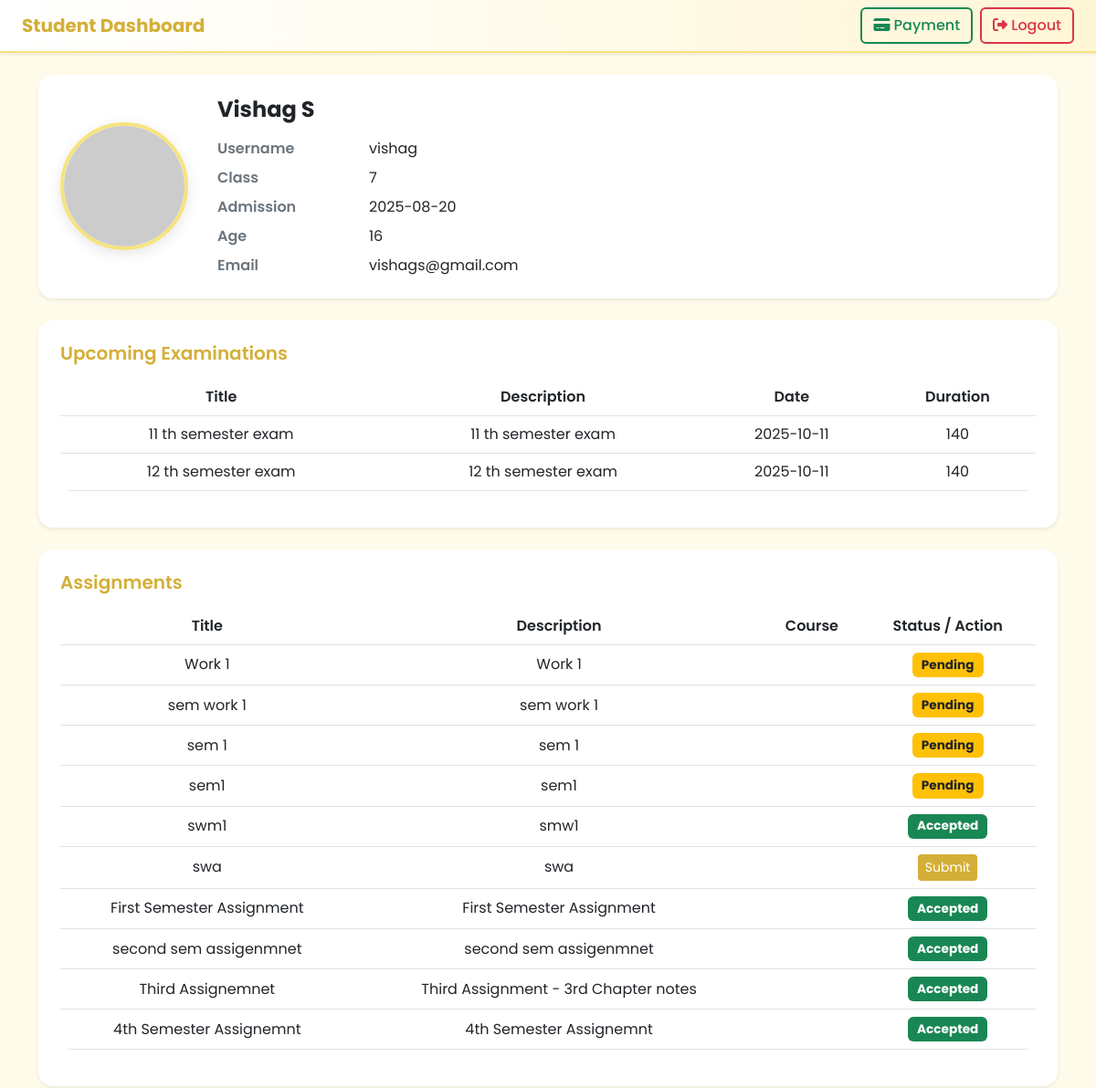
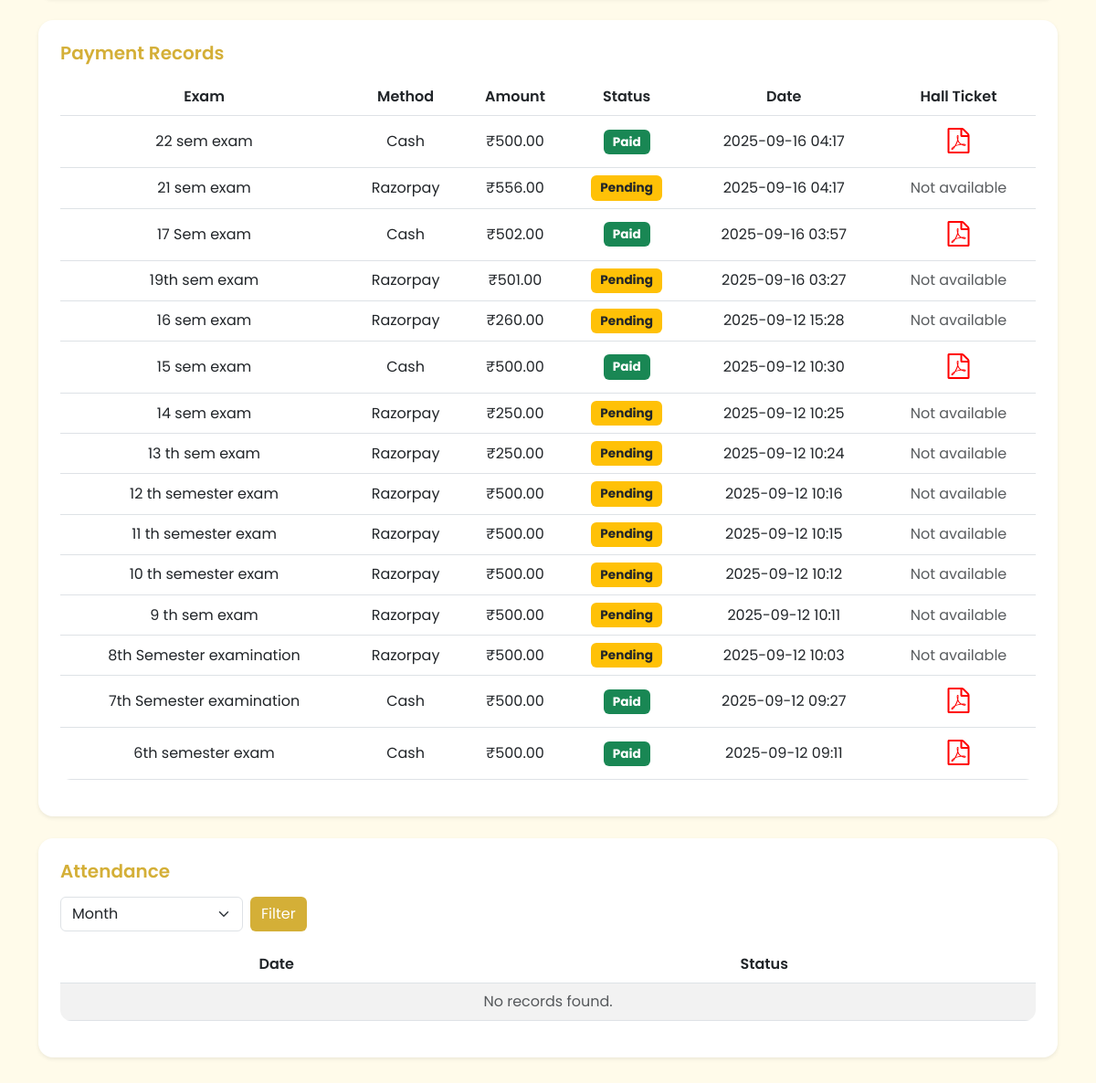
Screenshot of /students/profile/ (signed in) with the database file from the repository (2 pictures, top to bottom).
### myapp/models.py (models this page shows, shortened)
class StudentRegistration(models.Model):
    username = models.CharField(max_length=100)
    name = models.CharField(max_length=100, null=True)
    password = models.CharField(max_length=100)
    admission_date = models.DateField(default=timezone.now)
    age = models.IntegerField()
    email = models.EmailField()
    class_name = models.ForeignKey(Course, on_delete=models.CASCADE, related_name="students")

### cources/models.py (models this page shows)
class Course(models.Model):
    class_name = models.CharField(max_length=100)
    def __str__(self):
        return self.class_name

### Exam/models.py (models this page shows, shortened)
class Exam(models.Model):
    title = models.CharField(max_length=200)
    description = models.TextField()
    date = models.DateField()
    duration = models.IntegerField()

### works/models.py (models this page shows, shortened)
class Work(models.Model):
    teacher = models.ForeignKey(Teacher, on_delete=models.CASCADE, related_name="works" , null=True, blank=True)
    course = models.ForeignKey(Course, on_delete=models.CASCADE, related_name="works")
    title = models.CharField(max_length=255)
    description = models.TextField()
    work_file = models.FileField(upload_to="teacher_works/", null=True, blank=True)
    created_at = models.DateTimeField(default=timezone.now)

### payment/models.py (models this page shows, shortened)
class ExamPayment(models.Model):
    PAYMENT_METHODS = [
        ("cash", "Cash"),
        ("razorpay", "Razorpay"),
    ]
    STATUS_CHOICES = [
        ("pending", "Pending"),
        ("approved", "Approved"),   # For cash (admin approved)
        ("success", "Success"),     # For Razorpay
        ("failed", "Failed"),
    ]
    student = models.ForeignKey(StudentRegistration, on_delete=models.CASCADE)
    exam = models.ForeignKey(Exam, on_delete=models.CASCADE)
    method = models.CharField(max_length=10, choices=PAYMENT_METHODS)
    status = models.CharField(max_length=10, choices=STATUS_CHOICES, default="pending")
    razorpay_order_id = models.CharField(max_length=255, blank=True, null=True)
    razorpay_payment_id = models.CharField(max_length=255, blank=True, null=True)
    razorpay_signature = models.CharField(max_length=255, blank=True, null=True)
    amount = models.DecimalField(max_digits=10, decimal_places=2, default=500)
    created_at = models.DateTimeField(auto_now_add=True)
    updated_at = models.DateTimeField(auto_now=True)
    class Meta:
        unique_together = ("student", "exam")

### myapp/views.py (the view)
# urls.py: path('profile/', ProfileAPIView.as_view(), name='profile'),
class ProfileAPIView(APIView):
    template_name = "profile.html"
    def get(self, request):
        user_id = request.session.get('user_id')
        if not user_id:
            return render(request, self.template_name, {"error": "Unauthorized"})
        try:
            user = StudentRegistration.objects.get(id=user_id)
        except StudentRegistration.DoesNotExist:
            return render(request, self.template_name, {"error": "User not found"})
        exams = Exam.objects.all()
        today = now().date()
        recent_exams = Exam.objects.filter(date__gte=today).order_by("date")[:5]
        month = int(request.GET.get("month", today.month))
        year = int(request.GET.get("year", today.year))
        attendance_records = Attendance.objects.filter(
            student=user, date__year=year, date__month=month
        ).order_by("date")
        payments = ExamPayment.objects.filter(student=user).order_by("-created_at")
        works = Work.objects.filter(course=user.class_name)
        submissions = Submission.objects.filter(student=user)
        submission_map = {s.work.id: s for s in submissions}
        works_with_submissions = []
        for work in works:
            submission = submission_map.get(work.id)  # None if not submitted
            works_with_submissions.append({
                "work": work,
                "submission": submission
            })
        return render(request, self.template_name, {
            "user": user,
            "exams": exams,
            "recent_exams": recent_exams,
            "month": month,  # ADDED TO MATCH
            "year": year,    # ADDED TO MATCH
            "attendance_records": attendance_records,
            "payments": payments,
            "works_with_submissions": works_with_submissions
        })

### myapp/templates/profile.html (shortened to what this page needs)
{% load static %}
<!doctype html>
<html lang="en">
<head>
   <link href="https://cdnjs.cloudflare.com/ajax/libs/font-awesome/6.5.0/css/all.min.css" rel="stylesheet">
  <link rel="stylesheet" href="https://cdn.jsdelivr.net/npm/bootstrap-icons@1.11.3/font/bootstrap-icons.css">
  <link href="https://cdn.jsdelivr.net/npm/bootstrap@5.3.0/dist/css/bootstrap.min.css" rel="stylesheet">
   <link rel="stylesheet" href="https://cdnjs.cloudflare.com/ajax/libs/font-awesome/4.7.0/css/font-awesome.min.css">
</head>
<body>
<nav class="navbar shadow-sm px-4">
  <span class="navbar-brand">Student Dashboard</span>
  <div class="d-flex gap-2">
    <a href="{% url 'payment-select' %}" class="btn btn-outline-success">
      <i class="fas fa-credit-card"></i> Payment
    </a>
    <a href="{% url 'landing' %}" class="btn btn-outline-danger">
      <i class="fas fa-sign-out-alt"></i> Logout
    </a>
  </div>
</nav>
<div class="container py-4">
  <div class="card shadow-sm p-4 mb-4">
    <div class="profile-card">
      <img src="https://api.dicebear.com/7.x/identicon/svg?seed=student" alt="Student Avatar">
      <div class="w-100">
        <h4 class="fw-bold mb-3">{{ user.name }}</h4>
        <div class="profile-info">
          <div class="label">Username</div> <div>{{ user.username }}</div>
          <div class="label">Class</div> <div>{{ user.class_name }}</div>
          <div class="label">Admission</div> <div>{{ user.admission_date|date:"Y-m-d" }}</div>
          <div class="label">Age</div> <div>{{ user.age }}</div>
          <div class="label">Email</div> <div>{{ user.email }}</div>
        </div>
      </div>
    </div>
  </div>
  <div class="card shadow-sm p-4 mb-4">
    <h5 class="fw-semibold mb-3">Upcoming Examinations</h5>
    {% if recent_exams %}
    <table class="table table-hover align-middle text-center">
      <thead>
        <tr>
          <th>Title</th><th>Description</th><th>Date</th><th>Duration</th>
        </tr>
      </thead>
      <tbody>
        {% for exam in recent_exams %}
        <tr>
          <td>{{ exam.title }}</td>
          <td>{{ exam.description }}</td>
          <td>{{ exam.date|date:"Y-m-d" }}</td>
          <td>{{ exam.duration }}</td>
        </tr>
        {% endfor %}
      </tbody>
    </table>
    {% else %}
      <p class="text-muted">No upcoming exams available.</p>
    {% endif %}
  </div>
<div class="card shadow-sm p-4 mb-4">
  <h5 class="fw-semibold mb-3">Assignments</h5>
  {% if works_with_submissions %}
  <table class="table table-hover align-middle text-center">
    <thead>
      <tr>
        <th>Title</th>
        <th>Description</th>
        <th>Course</th>
        <th>Status / Action</th>
      </tr>
    </thead>
    <tbody>
      {% for item in works_with_submissions %}
      <tr>
        <td>{{ item.work.title }}</td>
        <td>{{ item.work.description }}</td>
        <td>{{ item.work.course.name }}</td>
        <td>
          {% if item.submission %}
            {% if item.submission.status == "REVIEWING" %}
              <span class="badge bg-warning text-dark">Pending</span>
            {% elif item.submission.status == "ACCEPTED" %}
              <span class="badge bg-success">Accepted</span>
            {% elif item.submission.status == "REJECTED" %}
              <span class="badge bg-danger">Rejected</span>
            {% endif %}
          {% else %}
            <a href="{% url 'student_submit_work' item.work.id %}" class="btn btn-primary btn-sm">Submit</a>
          {% endif %}
        </td>
      </tr>
      {% endfor %}
    </tbody>
  </table>
  {% else %}
    <p class="text-muted">No works/assignments available.</p>
  {% endif %}
</div>
  <div class="card shadow-sm p-4 mb-4">
    <h5 class="fw-semibold mb-3">Payment Records</h5>
    {% if payments %}
    <table class="table table-hover text-center align-middle">
      <thead>
        <tr>
          <th>Exam</th><th>Method</th><th>Amount</th><th>Status</th><th>Date</th><th>Hall Ticket</th>
        </tr>
      </thead>
      <tbody>
        {% for payment in payments %}
        <tr>
          <td>{{ payment.exam.title }}</td>
          <td class="text-capitalize">{{ payment.method }}</td>
          <td>₹{{ payment.amount }}</td>
          <td>
            {% if payment.status == "pending" %}
              <span class="badge bg-warning text-dark">Pending</span>
            {% elif payment.status == "approved" or payment.status == "success" %}
              <span class="badge bg-success">Paid</span>
            {% elif payment.status == "failed" %}
              <span class="badge bg-danger">Failed</span>
            {% endif %}
          </td>
          <td>{{ payment.created_at|date:"Y-m-d H:i" }}</td>
          <td>
            {% if payment.status == "approved" or payment.status == "success" %}
              <a href="{% url 'hall-ticket' payment.exam.id %}" class="btn btn-sm ">
                <i class="fa fa-file-pdf-o" style="font-size:28px;color:red"></i>
              </a>
            {% else %}
              <span class="text-muted">Not available</span>
            {% endif %}
          </td>
        </tr>
        {% endfor %}
      </tbody>
    </table>
    {% else %}
      <p class="text-muted">No payments found.</p>
    {% endif %}
  </div>
  <div class="card shadow-sm p-4 mb-4">
    <h5 class="fw-semibold mb-3">Attendance</h5>
    <form method="get" class="d-flex mb-3 gap-2">
      <select name="month" class="form-select" style="max-width:200px">
        <option value="" disabled selected>Month</option>
      </select>
      <button class="btn btn-primary">Filter</button>
    </form>
    {% if month and year %}
    <table class="table table-striped text-center">
      <thead>
        <tr><th>Date</th><th>Status</th></tr>
      </thead>
      <tbody>
        {% for record in attendance_records %}
        <tr>
          <td>{{ record.date|date:"Y-m-d" }}</td>
          <td>{% if record.status == "present" %}<span class="text-success"> Present</span>{% else %}<span class="text-danger">Absent</span>{% endif %}</td>
        </tr>
        {% empty %}
        <tr><td colspan="2" class="text-muted">No records found.</td></tr>
        {% endfor %}
      </tbody>
    </table>
    {% else %}
      <p class="text-muted text-center">Select a month to view attendance.</p>
    {% endif %}
  </div>
</div>
</body>
</html>

### myapp/templates/profile.html (style rules this page uses)
body { background: #fffbea; font-family: 'Poppins', sans-serif; color: #2c2c2c; }
.navbar { background: linear-gradient(90deg, #fff 0%, #fff6d6 100%); border-bottom: 2px solid #f7e37d; }
.navbar-brand { font-weight: 700; color: #d4af37 !important; }
.btn-outline-success, .btn-outline-danger { border-width: 2px; font-weight: 500; }
.card { border: none; border-radius: 16px; background: #ffffff; box-shadow: 0 4px 15px rgba(212, 175, 55, 0.1); }
.profile-card { display: flex; align-items: center; gap: 2rem; }
.profile-card img { width: 160px; height: 140px; border-radius: 50%; object-fit: cover; border: 4px solid #f7e37d; box-shadow: 0 4px 15px rgba(0,0,0,0.1); }
.profile-info { display: grid; grid-template-columns: 150px 1fr; gap: 0.5rem 1rem; }
.profile-info .label { font-weight: 600; color: #6c757d; }
h5 { color: #d4af37; font-weight: 600; }
table { border-radius: 12px; overflow: hidden; }
table th { background: #fff6d6; font-weight: 600; color: #2c2c2c; }
.badge { font-size: 0.85rem; padding: 0.5em 0.75em; }
.btn-primary { background: #d4af37; border: none; }

### rows the page displays
StudentRegistration: name "Vishag S", username "vishag", class_name "7", admission_date "2025-08-20", age "16", email "vishags@gmail.com"
Exam: title "11 th semester exam", description "11 th semester exam", date "2025-10-11", duration "140"
Exam: title "12 th semester exam", description "12 th semester exam", date "2025-10-11", duration "140"
Work: work "Work 1", work.description "Work 1", shows "Pending"
Work: work "sem work 1", work.description "sem work 1", shows "Pending"
Work: work "sem 1", work.description "sem 1", shows "Pending"
Work: work "sem1", work.description "sem1", shows "Pending"
Work: work "swm1", work.description "smw1", shows "Accepted"
Work: work "swa", work.description "swa", shows "Submit"
Work: work "First Semester Assignment", work.description "First Semester Assignment", shows "Accepted"
Work: work "second sem assigenmnet", work.description "second sem assigenmnet", shows "Accepted"
Work: work "Third Assignemnet", work.description "Third Assignment - 3rd Chapter notes", shows "Accepted"
Work: work "4th Semester Assignemnt", work.description "4th Semester Assignemnt", shows "Accepted"
ExamPayment: exam "22 sem exam", method "Cash", amount "500.00", status "Paid", created_at "2025-09-16 04:17"
ExamPayment: exam "21 sem exam", method "Razorpay", amount "556.00", status "Pending", created_at "2025-09-16 04:17"
ExamPayment: exam "17 Sem exam", method "Cash", amount "502.00", status "Paid", created_at "2025-09-16 03:57"
ExamPayment: exam "19th sem exam", method "Razorpay", amount "501.00", status "Pending", created_at "2025-09-16 03:27"
ExamPayment: exam "16 sem exam", method "Razorpay", amount "260.00", status "Pending", created_at "2025-09-12 15:28"
ExamPayment: exam "15 sem exam", method "Cash", amount "500.00", status "Paid", created_at "2025-09-12 10:30"
ExamPayment: exam "14 sem exam", method "Razorpay", amount "250.00", status "Pending", created_at "2025-09-12 10:25"
ExamPayment: exam "13 th sem exam", method "Razorpay", amount "250.00", status "Pending", created_at "2025-09-12 10:24"
ExamPayment: exam "12 th semester exam", method "Razorpay", amount "500.00", status "Pending", created_at "2025-09-12 10:16"
ExamPayment: exam "11 th semester exam", method "Razorpay", amount "500.00", status "Pending", created_at "2025-09-12 10:15"
ExamPayment: exam "10 th semester exam", method "Razorpay", amount "500.00", status "Pending", created_at "2025-09-12 10:12"
ExamPayment: exam "9 th sem exam", method "Razorpay", amount "500.00", status "Pending", created_at "2025-09-12 10:11"
ExamPayment: exam "8th Semester examination", method "Razorpay", amount "500.00", status "Pending", created_at "2025-09-12 10:03"
ExamPayment: exam "7th Semester examination", method "Cash", amount "500.00", status "Paid", created_at "2025-09-12 09:27"
ExamPayment: exam "6th semester exam", method "Cash", amount "500.00", status "Paid", created_at "2025-09-12 09:11"
